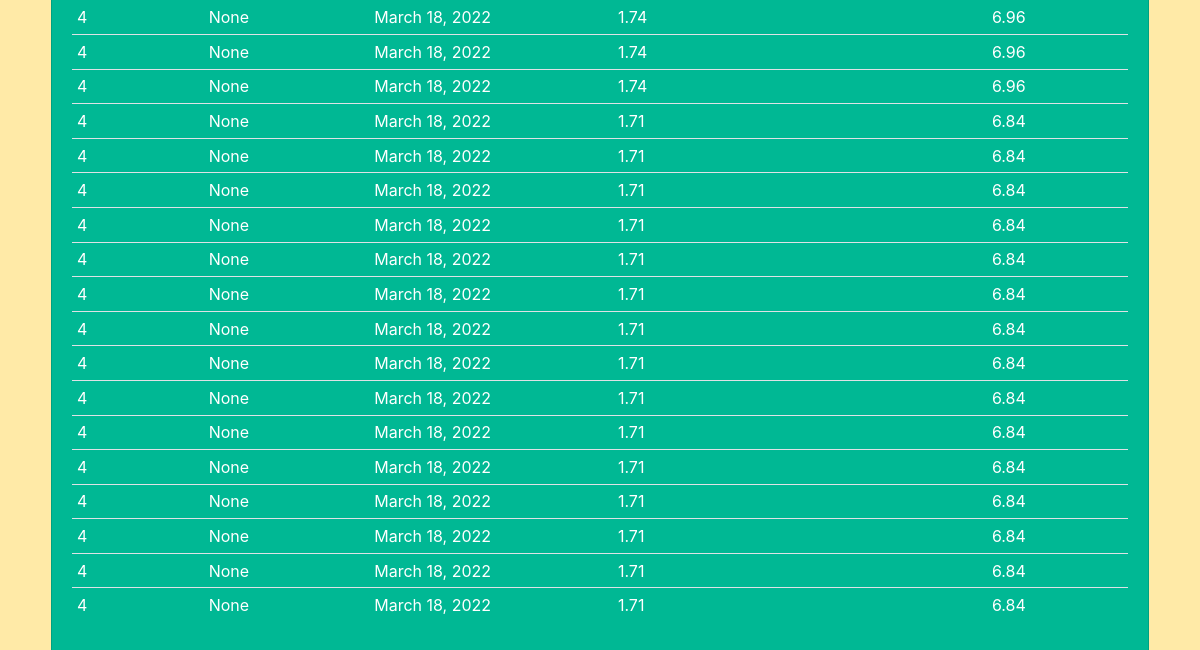
Page /history/ (signed in, lower part) on the earlier database version.
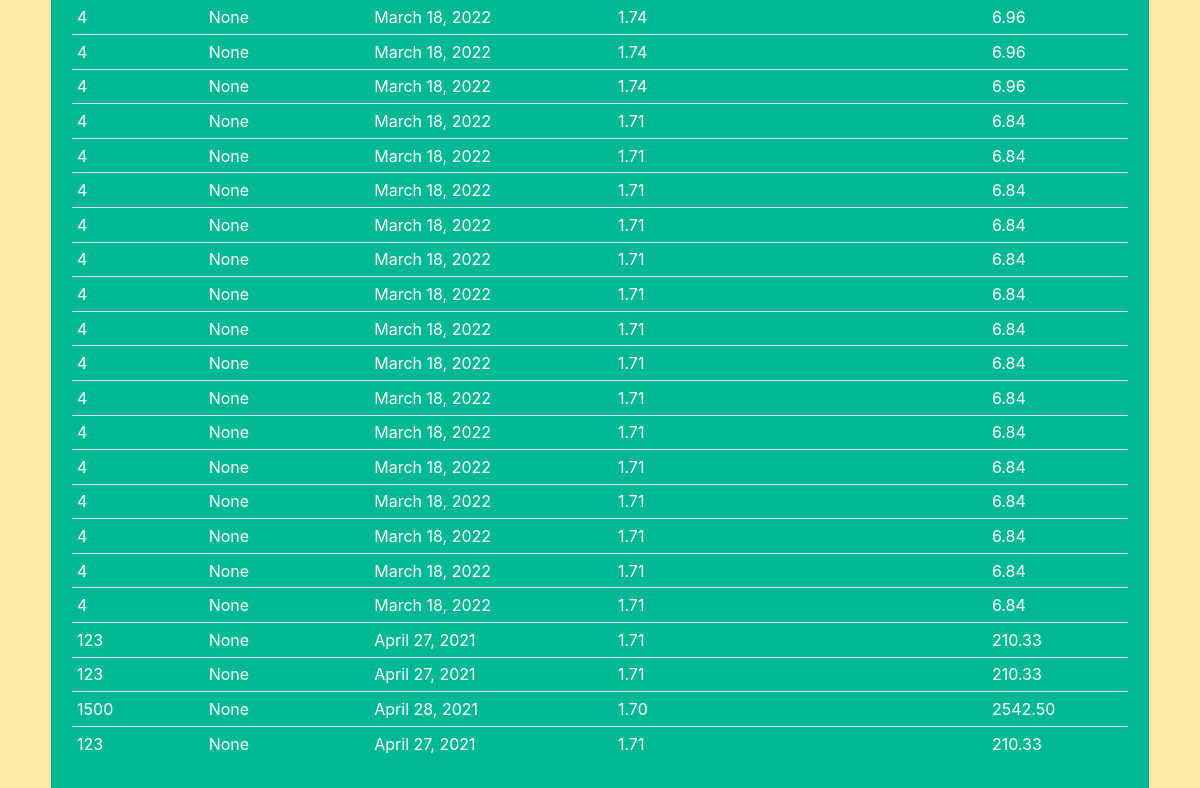
Same page on the later database version.
### hexafuel_oil_app/models.py (models this page shows, shortened)
class FuelQuote(models.Model):
    client_id = models.ForeignKey(ClientInformation, on_delete=models.CASCADE)
    gallons = models.IntegerField()
    deliver_address = models.CharField(max_length=100)
    delivery_date = models.DateField()
    suggested_price_per_gallons = models.DecimalField(max_digits=3, decimal_places=2)
    total_amount_due = models.DecimalField(max_digits=9, decimal_places=2)

### hexafuel_oil_app/views.py (the view)
# urls.py: path('history/', HistoryView.as_view(), name="history"),
class HistoryView(LoginRequiredMixin,PermissionRequiredMixin, TemplateView):
    permission_required = ("auth.change_user")
    template_name = "hexafuel_oil_app/history.html"
    def get(self, request):
      try:
        clients_queryset = ClientInformation.objects.all()
        client_id = clients_queryset.get(auth_user_id_id = request.user.id).id
        quotes_queryset = FuelQuote.objects.all()
        quotes = quotes_queryset.filter(client_id_id = client_id)
        args = {'quotes' : quotes}
        return render(request, "hexafuel_oil_app/history.html", args)
      except Exception as e:
        print('EXP', e)
        return render(request, "hexafuel_oil_app/history.html")

### hexafuel_oil_app/templates/hexafuel_oil_app/history.html (shortened to what this page needs)
{% extends 'hexafuel_oil_app/main.html'%}
{% load static %}
{% block content %}
<br>
<div class="row">
  <div class="col-md-11 history_table">
    <div class="card card-body profile-change-card-side">
      <table class="table table-sm table-hover">
        {% for quote in quotes %}
        <tr>
          <td>{{ quote.gallons }}</td>
          <td>{{ quote.deliver_address }}</td>
          <td>{{ quote.delivery_date }}</td>
          <td>{{ quote.suggested_price_per_gallons }}</td>
          <td>{{ quote.total_amount_due }}</td>
        </tr>
        {% endfor %}
      </table>
    </div>
  </div>
</div>
{% endblock %}

Differences in the rows shown:
added FuelQuote: gallons "123", deliver_address "None", delivery_date "April 27, 2021", suggested_price_per_gallons "1.71", total_amount_due "210.33"
added FuelQuote: gallons "123", deliver_address "None", delivery_date "April 27, 2021", suggested_price_per_gallons "1.71", total_amount_due "210.33"
added FuelQuote: gallons "1500", deliver_address "None", delivery_date "April 28, 2021", suggested_price_per_gallons "1.70", total_amount_due "2542.50"
added FuelQuote: gallons "123", deliver_address "None", delivery_date "April 27, 2021", suggested_price_per_gallons "1.71", total_amount_due "210.33"
